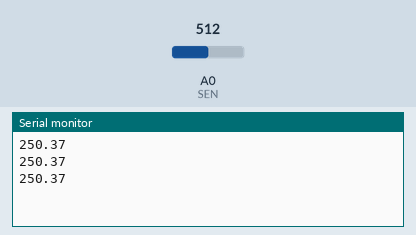
Recording of a sketch running on a simulated Arduino Uno, built with avr-gcc and run on an emulated ATmega328P. Shown: the last lines printed to the serial monitor. Inputs (shaded band) come from the test bench; at power-on: A0 (SEN) = 512.

Above: at 1.3 s.
1.4 s: A0 (SEN) set to 716
At 1.9 s:
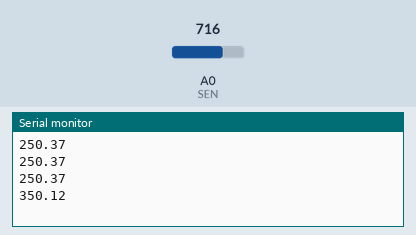
2.9 s: A0 (SEN) set to 900
At 3.4 s:
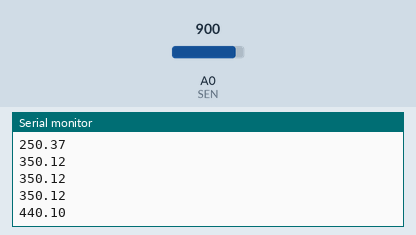
Timing chart, 0 to 5.9 s (numbered marks = the images above; inputs shaded):
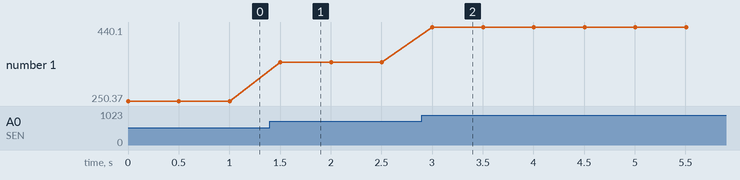

The sketch:

Temprature_sensor.ino
```cpp
 int SEN=A0;
 float X=0;

void setup() {
 Serial.begin(9600); // put your setup code here, to run once:

}

void loop() {

  X= analogRead(SEN);
  X = (X * 0.489 ); // put your main code here, to run repeatedly:
 Serial.println(X);
  delay(500);
}
```

Measured:
- after the input at 1.4 s, the serial monitor: prints a new line after 0.10 s (image 1)
- after the input at 2.9 s, the serial monitor: prints a new line after 0.10 s (image 2)
- plotted number 1: 250.37 → 350.12 after the input at 1.4 s, 350.12 → 440.1 after the input at 2.9 s
